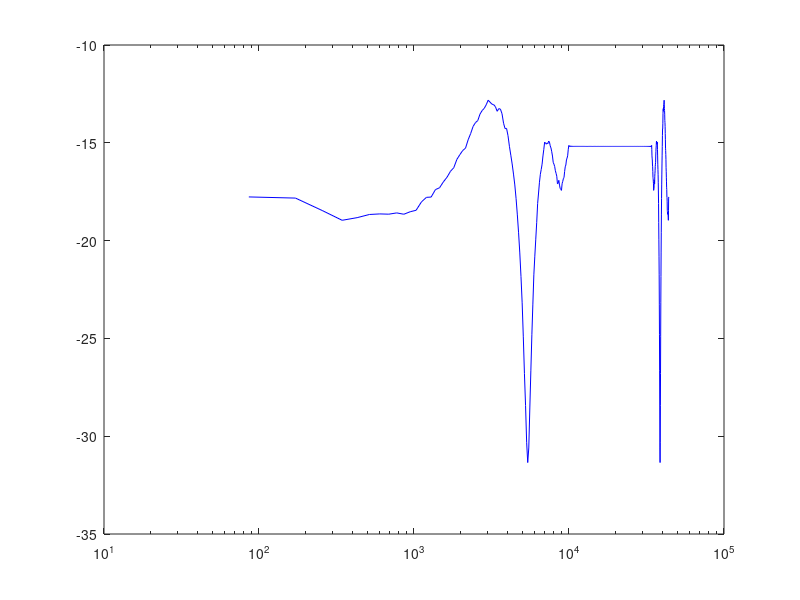

The MATLAB source for this figure: (Note: this script raises an error after producing the figure.)
function testfilt1
x=randn(1e4,1);
load EQF_008R   % gives h
% h=h(257:end);

figure;
fs=44100;
N=length(h);
H=fft(h);
semilogx(0:(fs/N):(fs/N*(N-1)),20*log10(H),'b'); hold on;

h=resample(h,48000,44100);


fs=48000;


[j,idxmax]=max(h);
h=h(idxmax-20:idxmax+20);
H=fft(h,82);
N=length(h);

semilogx(0:(fs/N):(fs/N*(N-1)),20*log10(H),'r');

% x=conv(x,h);

% X=fft(x);
% figure;
% plot(abs(20*log10(X)));
format long;
h=h';
[j,idxmax]=max(h);
h(idxmax:idxmax+40)
format
return
